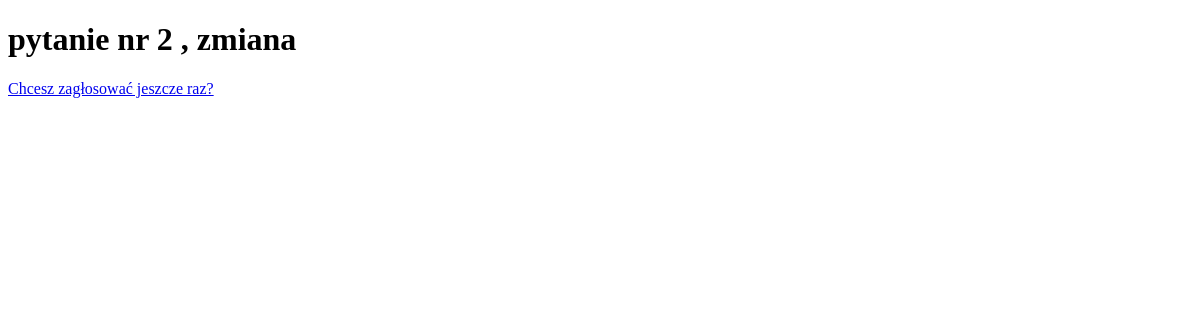
Page /alt_article/2/results/ on the earlier database version.
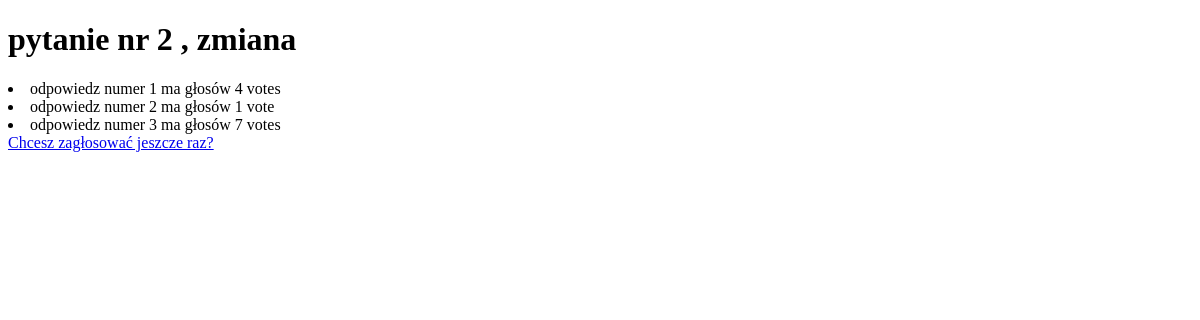
Same page on the later database version.
### alt_article_APP/models.py (models this page shows, shortened)
class Question(models.Model):
    question_text = models.CharField(max_length=200)
    pub_date = models.DateTimeField('date published')

class Choice(models.Model):
    question = models.ForeignKey(Question, on_delete=models.CASCADE)
    choice_text = models.CharField(max_length=200)
    votes = models.IntegerField(default=0)

### alt_article_APP/views.py (the view)
# urls.py: path('<int:pk>/results/', views.ResultsView.as_view(), name='results'),
class ResultsView(generic.DetailView):
    model = Question
    template_name = 'alt_article_APP/results.html'

### alt_article_APP/templates/alt_article_APP/results.html (shortened to what this page needs)
<!DOCTYPE html>
<html lang="en">
<head>
</head>
<body>
    <h1>{{question.question_text}}</h1>
    {% for choice in question.choice_set.all %}
        <li>{{choice.choice_text}} ma głosów {{choice.votes}} vote{{choice.votes|pluralize}}</li>
    {% endfor %}
    <a href="{% url 'alt_article_APP:detail' question.id %}">Chcesz zagłosować jeszcze raz?</a>
</body>
</html>

Differences in the rows shown:
added Choice: choice_text "odpowiedz numer 1", votes "4"
added Choice: choice_text "odpowiedz numer 2", votes "1"
added Choice: choice_text "odpowiedz numer 3", votes "7"
